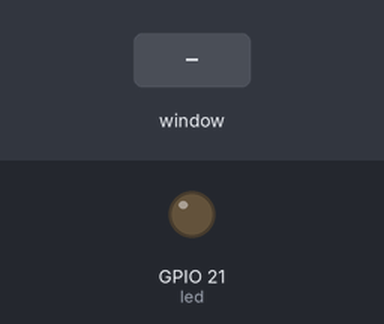
Bench run of a program on a simulated Raspberry Pi (BCM pin numbers). Shown: output pins drawn as LEDs (lit = HIGH). Inputs (shaded band) come from the test bench. The desktop window is not drawn, its controls go by their first labels and the mouse button is held 0.15 s.

Above: at 1.2 s.
1.3 s: control labelled "LED ON" in the window clicked
At 2.4 s:
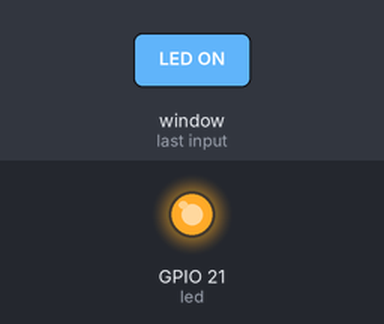
Timing chart, 0 to 4.3 s (numbered marks = the images above; inputs shaded):
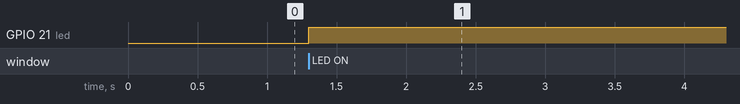

Measured:
- after the input at 1.3 s, GPIO 21 (led): LOW → HIGH at once

The program:

demo.py
```python
from guizero import App, PushButton
from gpiozero import LED
import sys

led = LED(21)

def exitApp():
    sys.exit()

def toggleLED():
    led.toggle()
    if led.is_lit :
        ledButton.text ="LED OFF"
    else :
        ledButton.text ="LED ON"

app = App('First Gui', height = 600, width = 800)

ledButton = PushButton(app, toggleLED, text="LED ON", align="top",width = 15, height = 3)
ledButton.text_size = 36

exitButton = PushButton(app, exitApp, text="Exit", align="bottom" , width = 15, height = 3)
exitButton.text_size = 36

app.display()
```
